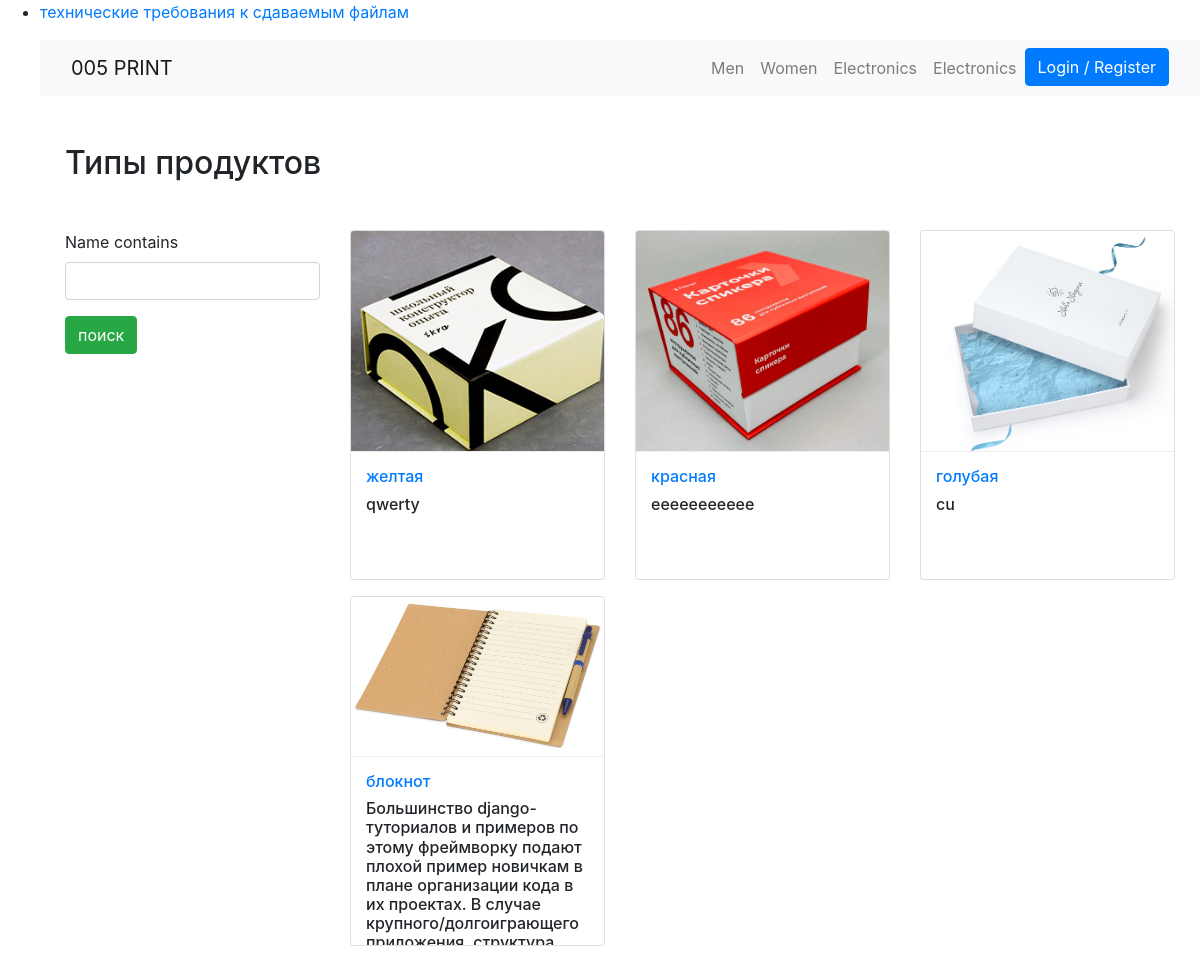
Screenshot of /p with the database file from the repository.
### products/models.py (models this page shows, shortened)
class  Product(PolymorphicModel):
    def get_absolute_url(self):
        return reverse("mainapp:product", kwargs={
            'slug': self.slug
        })
    BOX_SIZES = (
                ('50х50х35', '50х50х35'),
                ('60х60х40', '60х60х40'),
                ('60х60х40-P', '60х60х40-P'),
                ('80х80х40', '80х80х40'),
                ('80х80х40-P', '80х80х40-P'),
                ('240х185х120', '240х185х120'),
                ('270х220х70', '270х220х70'),
                )
    mainimage = models.ImageField(upload_to='products/', blank=True, null=True)
    name = models.CharField(max_length=300, default = None, null=True)
    slug = models.SlugField(default = None, null=True)
    subcategory = models.ForeignKey(SubCategory, on_delete=models.CASCADE, default = None, null=True)
    category = models.ForeignKey(Category, on_delete=models.CASCADE, default = None, null=True)
    preview_text = models.TextField(max_length=200, verbose_name='Preview Text', blank=True, null=True)
    detail_text = models.TextField(max_length=1000, verbose_name='Detail Text', blank=True, null=True)
    price = models.FloatField(default = None, null=True)
    tirazh = models.IntegerField(null=False)
    t = models.IntegerField(null=True)
    k = models.IntegerField(null=True)
    box_size = models.CharField(max_length=20, choices=BOX_SIZES,default='80х80х40')

class BoxType2(Product):
    def __init__(self, *args, **kwargs):
        BOX_SIZES = (
            ('50х50х35', '50х50х35'),
            ('60х60х40', '60х60х40'),
            )
        self._meta.get_field('box_size').default  = '270х220х70'
        self._meta.get_field('box_size').choices = BOX_SIZES
        super(BoxType2, self).__init__(*args, **kwargs)

class  Product(PolymorphicModel):
    def get_absolute_url(self):
        return reverse("mainapp:product", kwargs={
            'slug': self.slug
        })
    BOX_SIZES = (
                ('50х50х35', '50х50х35'),
                ('60х60х40', '60х60х40'),
                ('60х60х40-P', '60х60х40-P'),
                ('80х80х40', '80х80х40'),
                ('80х80х40-P', '80х80х40-P'),
                ('240х185х120', '240х185х120'),
                ('270х220х70', '270х220х70'),
                )
    mainimage = models.ImageField(upload_to='products/', blank=True, null=True)
    name = models.CharField(max_length=300, default = None, null=True)
    slug = models.SlugField(default = None, null=True)
    subcategory = models.ForeignKey(SubCategory, on_delete=models.CASCADE, default = None, null=True)
    category = models.ForeignKey(Category, on_delete=models.CASCADE, default = None, null=True)
    preview_text = models.TextField(max_length=200, verbose_name='Preview Text', blank=True, null=True)
    detail_text = models.TextField(max_length=1000, verbose_name='Detail Text', blank=True, null=True)
    price = models.FloatField(default = None, null=True)
    tirazh = models.IntegerField(null=False)
    t = models.IntegerField(null=True)
    k = models.IntegerField(null=True)
    box_size = models.CharField(max_length=20, choices=BOX_SIZES,default='80х80х40')

class BoxType1(Product):
    def __init__(self, *args, **kwargs):
        BOX_SIZES = (
            ('240х185х120', '240х185х120'),
            ('270х220х70', '270х220х70'),
            )
        self._meta.get_field('box_size').default  = '240х185х120'
        self._meta.get_field('box_size').choices = BOX_SIZES
        super(BoxType1, self).__init__(*args, **kwargs)

### products/views.py (the view)
# urls.py: 2. Add a URL to urlpatterns:  path('', Home.as_view(), name='home')
class Home(ListView):
    model = Product
    template_name = 'products/home.html'
    def get_context_data(self, **kwargs):
        context = super().get_context_data(**kwargs)
        context['filter'] = ProductFilter(self.request.GET, queryset=self.get_queryset())
        return context

### products/templates/products/home.html (shortened to what this page needs)
  </head>
  <body>
     <ul>
        <li>
           <p><a href="javascript:flipflop('animals');">технические требования к сдаваемым файлам  </a></p>
        </li>
{% extends 'products/base.html' %}
{% load crispy_forms_tags %}
{% block content %}
  <div class="container my-5">
  	<h2 class="my-5">Типы продуктов</h2>
    <div class="row">
    <div class="col-md-3">
			<form method="get">
				{{ filter.form| crispy }}
			<button type= "submit"
		class= "btn btn-success btn-buy">
		  поиск
		</button>
		</div>
    <div class="col-md-9">
		<div class="row">
			{% for product in filter.qs %}
		  <div class="col-md-6 col-sm-12 col-lg-4">
			<figure class="card card-product">
				<div class="img-wrap">
					<img src="media/{{ product.mainimage }}" style="width: 100%; height: 250px;">
				</div>
				<figcaption class="info-wrap">
					<h6 class="title text-dots"><a href="products_by_category/{{ product.id }}">{{ product.name }}</a></h6>
					<h6 class="title text-dots">{{ product.preview_text}}</a></h6>
					<div class="action-wrap">
					</div>
				</figcaption>
			</figure>
		</div>
      {% endfor %}
		</div>
	</div>
  </div>
  </div>
{% endblock %}

### products/templates/products/base.html (style rules this page uses)
.card { height: 350px; }
.card-product:after { content: ""; display: table; clear: both; visibility: hidden; }
.card-product .img-wrap { border-radius: 3px 3px 0 0; overflow: hidden; position: relative; height: 220px; text-align: center; }
.card-product .img-wrap img { max-height: 100%; max-width: 100%; object-fit: cover; }
.card-product .info-wrap { overflow: hidden; padding: 15px; border-top: 1px solid #eee; }
.card-product .action-wrap { padding-top: 4px; margin-top: 4px; }
.card-product .title { margin-top: 0; }

### rows the page displays
BoxType2: mainimage (picture), name "желтая", preview_text "qwerty"
BoxType2: mainimage (picture), name "красная", preview_text "eeeeeeeeeee"
BoxType1: mainimage (picture), name "голубая", preview_text "cu"
BoxType2: mainimage (picture), name "блокнот", preview_text "Большинство django-туториалов и примеров по этому фреймворку подают плохой пример новичкам в плане организации кода в их проектах. В случае крупного/долгоиграющего…"
